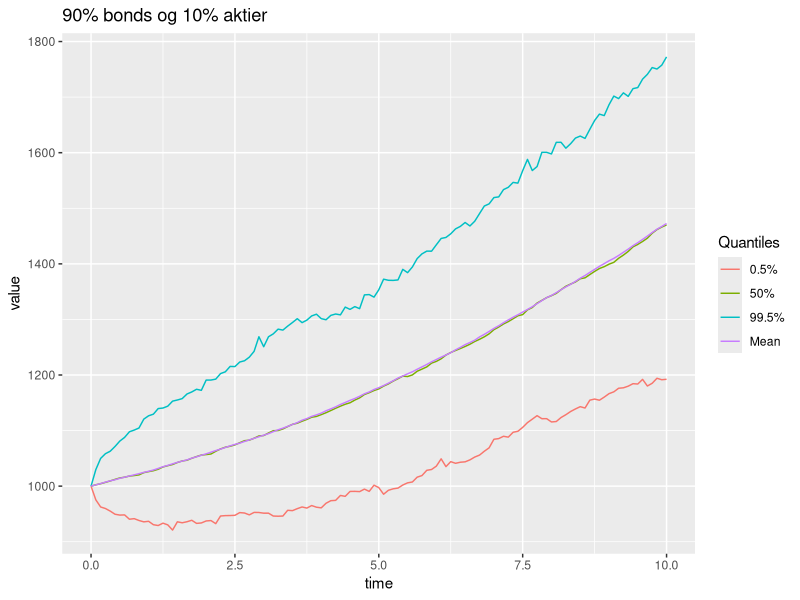
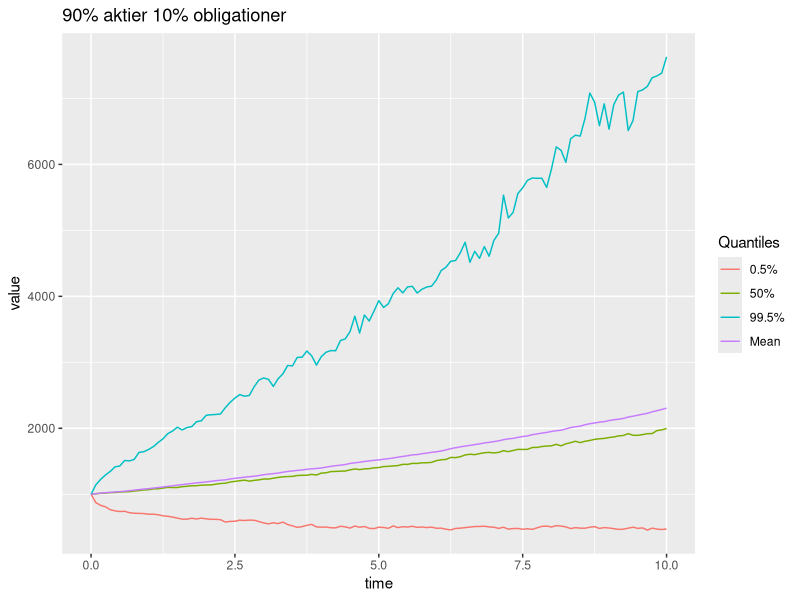
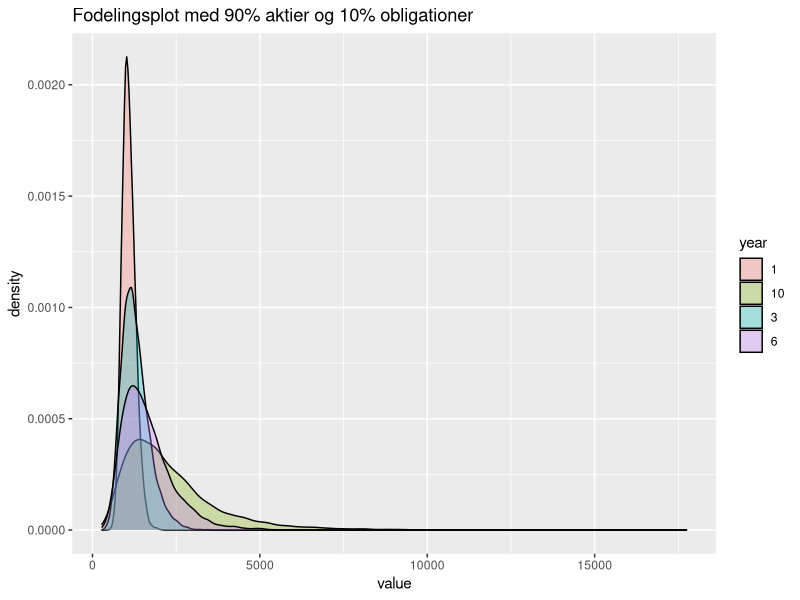
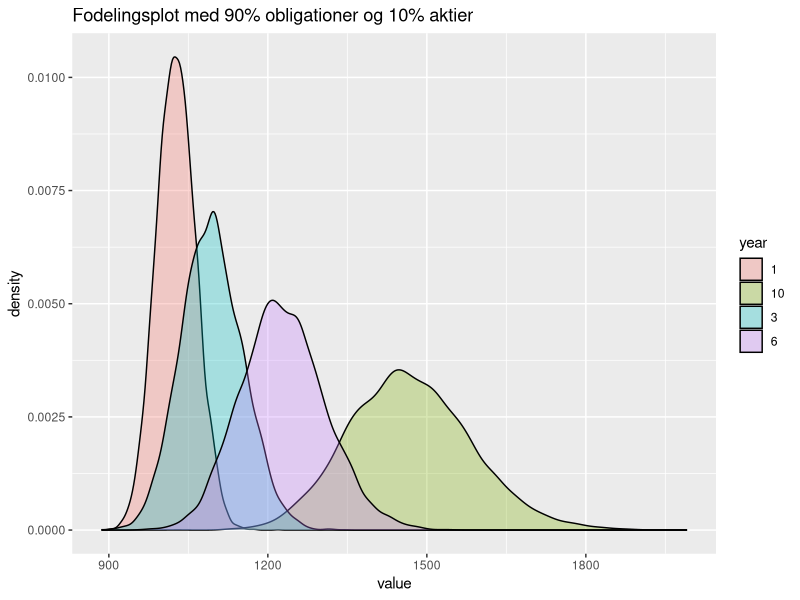
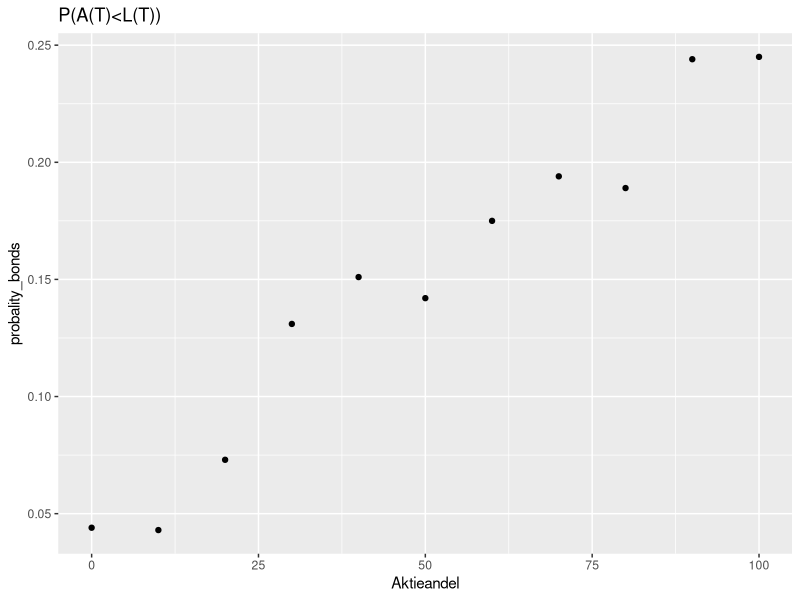
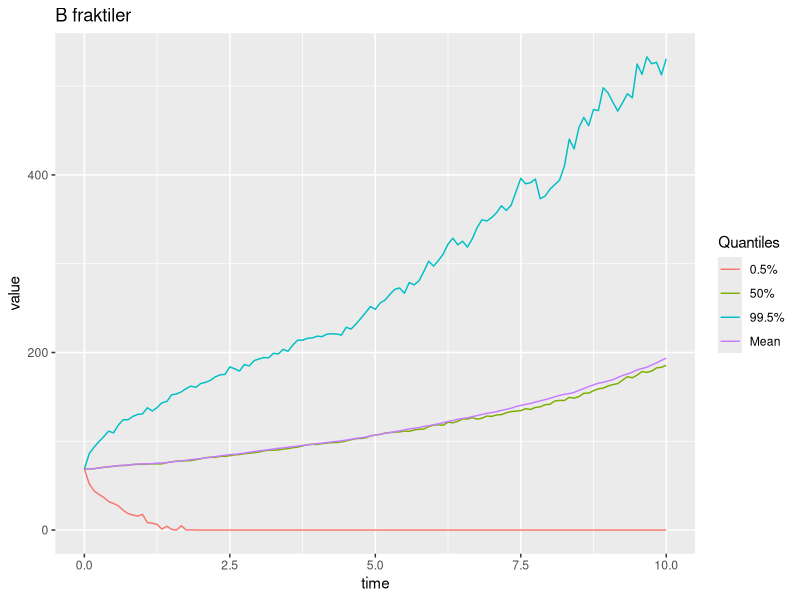
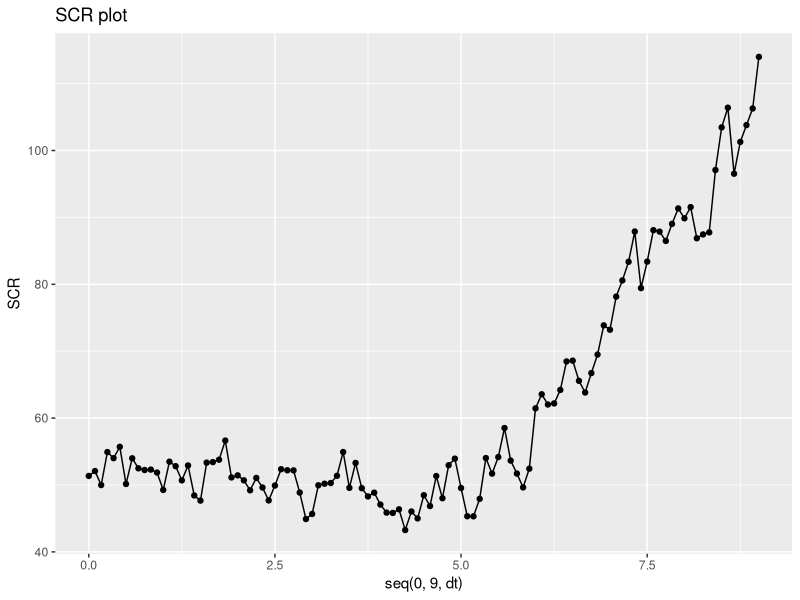
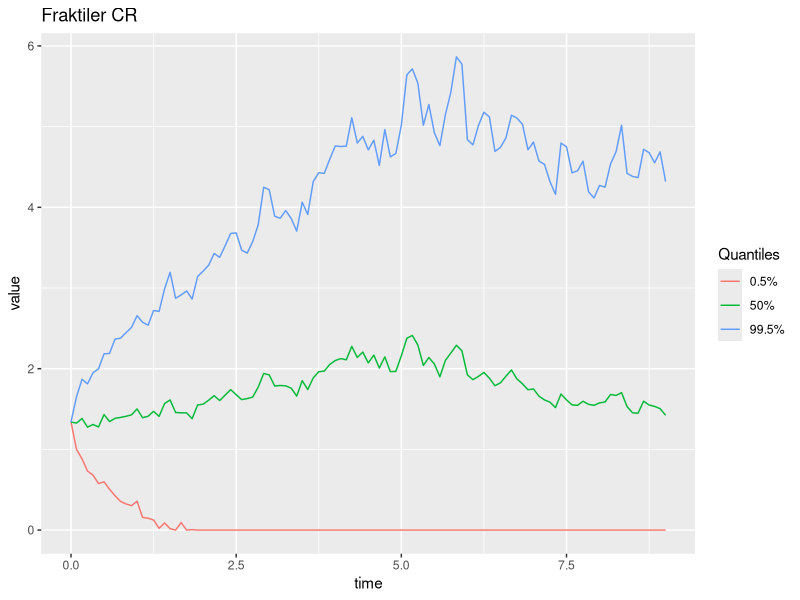

Write the R code that produced these figures, in order.
library(reshape2)
library(ggplot2)
require(gridExtra)
library(pracma)
# simulerer assets

#Model parameter
s0<- 100
r0<- 0.01
a<- 0.15
b<- 0.042
lambda<- -0.23
sigma_r<- 0.01
rho<- -0.15
mu<-0.109
sigma<-0.127
A0<-1000

n <- 10    # MC simulation trials
T <- 10    # total time
m <- 120   # subintervals
dt <- T/m 
  


Assets<-function(dt=1/12,s0=100,r0=0.01,A0=1000,a=0.15,b=0.042,lambda=-0.23,sigma_r=0.01,rho=-0.15,mu=0.09,sigma=0.2, weights,n=1000){
  B <- (1 / a) * (1 - exp(-a * 1:10))
  xij <- rep(1/10,10)
  
  A <- matrix(NA,m+1,n)  
  A[1,] <- A0
  
  r <- matrix(0,m+1,n)  
  r[1,] <- r0
  
  for(j in 1:n){
    for(i in 2:121){
      dw1<-rnorm(n=121,mean=0,sd=1)
      dw3<-rho*dw1+sqrt(1-rho^2)*rnorm(n=121,mean=0,sd=1)
      dr <- a*(b-r[i-1,j])*dt + sigma_r*sqrt(dt)*dw1[i-1]
      r[i,j] <- r[i-1,j] + dr
      dA <-A[i-1,j]* (weights[1] *r[i-1,j]  * dt + weights[2] *(mu*dt+sigma*sqrt(dt)*dw3[i-1]) + 
                        sum(xij * weights[3] * ((r[i-1,j] - lambda * sigma_r * B) * dt - sigma_r * B *sqrt(dt)* dw1[i-1])))
      A[i,j] <- A[i-1,j] + dA
    }
  } 
  return(list(A,r))
}
#plotter 100% i banken
A<-Assets(weights = c(10/10,0/10,0/10),n=10)

time_vector<-seq(0,T,by=dt)
data_plot<- data.frame("time"=time_vector, "paths" = A[[1]])
data_plot<- melt(data_plot,  id = c('time'))

plot_bank <- ggplot(data_plot, aes(time, value)) +
  geom_line(aes(colour = variable)) +
  theme(legend.position = "none")+
ggtitle("100 % Banken ")

#plotter 100% aktier
A<-Assets(weights = c(0/10,10/10,0/10),n=10)

time_vector<-seq(0,T,by=dt)
data_plot<- data.frame("time"=time_vector, "paths" = A[[1]])
data_plot<- melt(data_plot,  id = c('time'))

plot_aktier <- ggplot(data_plot, aes(time, value)) +
  geom_line(aes(colour = variable)) +
  theme(legend.position = "none")+
  ggtitle("100 % Aktier ")

#plotter 100% i obligationer

A<-Assets(weights = c(0/10,0/10,10/10),n=10)

time_vector<-seq(0,T,by=dt)
data_plot<- data.frame("time"=time_vector, "paths" = A[[1]])
data_plot<- melt(data_plot,  id = c('time'))

plot_obli <- ggplot(data_plot, aes(time, value)) +
  geom_line(aes(colour = variable)) +
  theme(legend.position = "none")+
  ggtitle("100 % Obligationer ")





#6.3
#Quantiles for 90% bond 10 % stok
list<-Assets(weights = c(0/10,1/10,9/10))
A<-list[[1]]

meanvector<-rep(NA,121)
for (i in 1:121){
  meanvector[i]<-mean(A[i,])
}

qs <- apply(A, 1, quantile, probs=c(0.005, 0.5, 0.995))
quantiles<-t(rbind(qs,meanvector))
colnames(quantiles)<-c("0.5%","50%", "99.5%","Mean")


time_vector<-seq(0,T,by=dt)
data_plot_6.3<- data.frame("time"=time_vector, "quantiles" = quantiles)
data_plot_6.3<- melt(data_plot_6.3,  id = c('time'))

plot_A_quantiles <- ggplot(data_plot_6.3, aes(time, value)) +
  geom_line(aes(colour = variable)) +
  ggtitle("90% bonds og 10% aktier  ")

plot_A_quantiles+scale_color_hue(name = "Quantiles",labels = c("0.5%","50%", "99.5%","Mean"))

# 90%aktier 10% bonds
list<-Assets(weights = c(0/10,9/10,1/10))
A<-list[[1]]

meanvector<-rep(NA,121)
for (i in 1:121){
  meanvector[i]<-mean(A[i,])
}

qs <- apply(A, 1, quantile, probs=c(0.005, 0.5, 0.995))
quantiles<-t(rbind(qs,meanvector))
colnames(quantiles)<-c("0.5%","50%", "99.5%","Mean")


time_vector<-seq(0,T,by=dt)
data_plot_6.3<- data.frame("time"=time_vector, "quantiles" = quantiles)
data_plot_6.3<- melt(data_plot_6.3,  id = c('time'))

plot_A_quantiles <- ggplot(data_plot_6.3, aes(time, value)) +
  geom_line(aes(colour = variable)) +
  ggtitle("90% aktier 10% obligationer  ")

plot_A_quantiles+scale_color_hue(name = "Quantiles",labels = c("0.5%","50%", "99.5%","Mean"))

#fordelingsplot 10000 simulationer 90 %akiter


n<-10000
list<-Assets(weights = c(0/10,9/10,1/10),n=n)
A<-list[[1]]

asset_dist <- data.frame(year = factor(rep(c("1","3","6","10"), each=n)), 
                         value = c(A[13,], A[37,], A[73,], A[121,]))
ggplot(asset_dist, aes(x=value, fill=year)) + geom_density(alpha=.3)+ggtitle("Fodelingsplot med 90% aktier og 10% obligationer")

#90%obligationer

n<-10000
list<-Assets(weights = c(0/10,1/10,9/10),n=n)
A<-list[[1]]

asset_dist <- data.frame(year = factor(rep(c("1","3","6","10"), each=n)), 
                         value = c(A[13,], A[37,], A[73,], A[121,]))
ggplot(asset_dist, aes(x=value, fill=year)) + geom_density(alpha=.3)+ggtitle("Fodelingsplot med 90% obligationer og 10% aktier")

# Opgave 6.4

n<-1000

premium<-1000
q<-0.025


L<-function(t){
  Liability<-premium*(1+q)^t
  return(Liability) 
}
L_T<-L(10)

probality_bonds<-rep(NA,11)

list<-Assets(A0=1000,weights = c(0/10,0/10,10/10),n=n)
A<-list[[1]]
probality_bonds[1]<-sum(A[121,]<L(10))/n

list<-Assets(A0=1000,weights = c(0/10,1/10,9/10),n=n)
A<-list[[1]]
probality_bonds[2]<-sum(A[121,]<L(10))/n

list<-Assets(A0=1000,weights = c(0/10,2/10,8/10),n=n)
A<-list[[1]]
probality_bonds[3]<-sum(A[121,]<L(10))/n

list<-Assets(A0=1000,weights = c(0/10,3/10,7/10),n=n)
A<-list[[1]]
probality_bonds[4]<-sum(A[121,]<L(10))/n

list<-Assets(A0=1000,weights = c(0/10,4/10,6/10),n=n)
A<-list[[1]]
probality_bonds[5]<-sum(A[121,]<L(10))/n

list<-Assets(A0=1000,weights = c(0/10,5/10,5/10),n=n)
A<-list[[1]]
probality_bonds[6]<-sum(A[121,]<L(10))/n

list<-Assets(A0=1000,weights = c(0/10,6/10,4/10),n=n)
A<-list[[1]]
probality_bonds[7]<-sum(A[121,]<L(10))/n

list<-Assets(A0=1000,weights = c(0/10,7/10,3/10),n=n)
A<-list[[1]]
probality_bonds[8]<-sum(A[121,]<L(10))/n

list<-Assets(A0=1000,weights = c(0/10,8/10,2/10),n=n)
A<-list[[1]]
probality_bonds[9]<-sum(A[121,]<L(10))/n

list<-Assets(A0=1000,weights = c(0/10,9/10,1/10),n=n)
A<-list[[1]]
probality_bonds[10]<-sum(A[121,]<L(10))/n

list<-Assets(A0=1000,weights = c(0/10,10/10,0/10),n=n)
A<-list[[1]]
probality_bonds[11]<-sum(A[121,]<L(10))/n

Aktieandel<-seq(0,100,10)
qplot(Aktieandel,probality_bonds)+ggtitle("P(A(T)<L(T))")
#6.6

VasicekZCBprice <- 
function(r0=0.01, a=0.15, b=0.042, sigma_r=0.01, T=10,t,lambda=-0.23,r){
  b.vas <- (1/a)*(1-exp(-(T-t)*a)) 
  a.vas <- (sigma_r^2/(2*a^2)-b+(lambda*sigma_r)/a)*((T-t)-b.vas)-sigma_r^2/(4*a)*b.vas^2
  return(exp(a.vas-b.vas*r))
}




list<-Assets(weights = c(0,1/10,9/10), A0=1000)
A<-list[[1]]
r<-list[[2]]

#Bonus quantile plot

B<-matrix(NA,121,n)
for (j in 0:n-1){
  for (i in 1:121){
    B[i,j]<-max(A[i,j]-VasicekZCBprice(t=i/12,r=r[i,j])*L_T,0)
  }
}

meanvector_B<-rep(NA,121)
for(i in 1:121){
  meanvector_B[i]<-mean(B[i,])
}

qs <- apply(B, 1, quantile, probs=c(0.005, 0.5, 0.995))
quantiles<-t(rbind(qs,meanvector_B))
colnames(quantiles)<-c("0.5%","50%", "99.5%","Mean")


time_vector<-seq(0,T,by=dt)
data_plot_6.5<- data.frame("time"=time_vector, "quantiles" = quantiles)
data_plot_6.5<- melt(data_plot_6.5,  id = c('time'))

Quantilplot_B <- ggplot(data_plot_6.5, aes(time, value)) +
  geom_line(aes(colour = variable)) +
  ggtitle("B fraktiler ")

Quantilplot_B+scale_color_hue(name = "Quantiles",labels = c("0.5%","50%", "99.5%","Mean"))

#SCR function

Loss<-matrix(NA,109,n)
for (j in 1:n){
  for (i in 1:109){
    Loss[i,j]<-B[i,j]-exp(-mean((r[i:(i+11),])))*B[i+12,j]
  }
}

meanvector_Loss<-rep(NA,109)
for (i in 1:109){
  meanvector_Loss[i]<-mean(Loss[i,])
}


qs <- apply(Loss, 1, quantile, probs=c(0.005, 0.5, 0.995))
quantiles<-t(rbind(qs,meanvector_Loss))
colnames(quantiles)<-c("0.5%","50%", "99.5%","Mean")

SCR<-quantiles[,3]

qplot(seq(0,9,dt), SCR)+geom_line()+ggtitle("SCR plot")

CR<-matrix(NA,109,n)

for(j in 1:n){
  for (i in 1:109){
    CR[i,j]<-B[i,j]/SCR[i]
  }
}



qs <- apply(CR, 1, quantile, probs=c(0.005, 0.5, 0.995))
quantiles<-t(qs)
colnames(quantiles)<-c("0.5%","50%", "99.5%")

time_vector<-seq(0,9,by=dt)
data_plot_6.6<- data.frame("time"=time_vector, "quantiles" = quantiles)
data_plot_6.6<- melt(data_plot_6.6,  id = c('time'))

Quantilplot_CR <- ggplot(data_plot_6.6, aes(time, value)) +
  geom_line(aes(colour = variable)) +
  ggtitle("Fraktiler CR  ")

Quantilplot_CR+scale_color_hue(name = "Quantiles",labels = c("0.5%","50%", "99.5%","Mean"))

TF<-CR<1


for (k in 1:n){
  for(i in 1:109){
    if (TF[i,k]==TRUE){
      TF[i:109,k]=TRUE
    }
  }
}
TF[,1]
prob<-rep(NA,109)
prob[1]<-0
for (i in 1:109){
  prob[i]<-sum(TF[i,])/n
}




qplot(time_vector, prob, ylab="Sandynligheden for insolvens")+ggtitle("Sandynligheden for insolvens til tid t")

#ZCP hedge

A0ny<-1000-VasicekZCBprice(t=0/12,r=r0)*L_T
invest<-Assets(A0=A0ny,weights = c(0,1/10,9/10))
Assets_invest<-invest[[1]]
rZCB<-invest[[2]]

#plot assest
time_vector<-seq(0,T,by=dt)
data_plot<- data.frame("time"=time_vector, "paths" = Assets_invest)
data_plot<- melt(data_plot,  id = c('time'))

plot <- ggplot(data_plot, aes(time, value)) +
  geom_line(aes(colour = variable)) +
  theme(legend.position = "none")+
  ggtitle("Plot ")
plot

Assets_values<-matrix(NA,121,n)
for (k in 1:n){
  for (i in 1:121){
    Assets_values[i,k]<-Assets_invest[i,k]+VasicekZCBprice(t=i-1/12,r=rZCB[i,k])*L_T 
  }
}




B_ZCB<-matrix(NA,121,n)
for (j in 1:n){
  for (i in 1:121){
    B_ZCB[i,j]<-max(Assets_values[i,j]-VasicekZCBprice(t=i-1/12,r=rZCB[i,j])*L_T,0)
  }
}

meanvector_B_ZCB<-rep(NA,121)
for(i in 1:121){
  meanvector_B_ZCB[i]<-mean(B_ZCB[i,])
}

qs <- apply(B_ZCB, 1, quantile, probs=c(0.005, 0.5, 0.995))
quantiles<-t(rbind(qs,meanvector_B_ZCB))
colnames(quantiles)<-c("0.5%","50%", "99.5%","Mean")


time_vector<-seq(0,T,by=dt)
data_plot_ZCB<- data.frame("time"=time_vector, "quantiles" = quantiles)
data_plot_ZCB<- melt(data_plot_ZCB,  id = c('time'))

Quantilplot_B_ZCB <- ggplot(data_plot_ZCB, aes(time, value)) +
  geom_line(aes(colour = variable)) +
  ggtitle("Fraktilplot nulkupon obligation hedge  ")

Quantilplot_B_ZCB+scale_color_hue(name = "Quantiles",labels = c("0.5%","50%", "99.5%","Mean"))

#SCR function

Loss_ZCB<-matrix(NA,109,n)
for (j in 1:n){
  for (i in 1:109){
    Loss_ZCB[i,j]<-B_ZCB[i,j]-exp(-mean((rZCB[i:(i+11),])))*B_ZCB[i+12,j]
  }
}


meanvector_Loss_ZCB<-rep(NA,109)
for (i in 1:109){
  meanvector_Loss_ZCB[i]<-mean(Loss_ZCB[i,])
}


qs <- apply(Loss_ZCB, 1, quantile, probs=c(0.005, 0.5, 0.995))
quantiles<-t(rbind(qs,meanvector_Loss_ZCB))
colnames(quantiles)<-c("0.5%","50%", "99.5%","Mean")

SCR_ZCB<-quantiles[,3]

qplot(seq(0,9,dt), SCR_ZCB)+geom_line()+ggtitle("SCR plot nulkupon hedge")

CR_ZCB<-matrix(NA,109,n)

for(j in 1:n){
  for (i in 1:109){
    CR_ZCB[i,j]<-B_ZCB[i,j]/SCR_ZCB[i]
  }
}



qs <- apply(CR_ZCB, 1, quantile, probs=c(0.005, 0.5, 0.995))
quantiles<-t(qs)
colnames(quantiles)<-c("0.5%","50%", "99.5%")

time_vector<-seq(0,9,by=dt)
data_plot_CR_ZCB<- data.frame("time"=time_vector, "quantiles" = quantiles)
data_plot_CR_ZCB<- melt(data_plot_CR_ZCB,  id = c('time'))

Quantilplot_CR_ZCB <- ggplot(data_plot_CR_ZCB, aes(time, value)) +
  geom_line(aes(colour = variable)) +
  ggtitle("Fraktilplot nulkupon hedge CR ")

Quantilplot_CR_ZCB+scale_color_hue(name = "Quantiles",labels = c("0.5%","50%", "99.5%","Mean"))


#Zero Coupon swap hedge

Assets_swap<-function(dt=1/12,s0=100,r0=0.01,A0=1000,a=0.15,b=0.042,lambda=-0.23,sigma_r=0.01,rho=-0.15,mu=0.09,sigma=0.2, weights=c(0,1/10,9/10),n=1000){
  B <- (1 / a) * (1 - exp(-a * 1:10))
  xij <- rep(1/10,10)
  
  A <- matrix(NA,m+1,n)  
  A[1,] <- A0
  
  r <- matrix(0,m+1,n)  
  r[1,] <- r0
  
  betaling<-matrix(0,m+1,n)
  betaling[1,]<-VasicekZCBprice(t=1/12,r=r0)*L_T*r0*dt
  
  
  for(j in 1:n){
    for(i in 2:121){
      dw1<-rnorm(n=121,mean=0,sd=1)
      dw3<-rho*dw1+sqrt(1-rho^2)*rnorm(n=121,mean=0,sd=1)
      dr <- a*(b-r[i-1,j])*dt + sigma_r*sqrt(dt)*dw1[i-1]
      r[i,j] <- r[i-1,j] + dr
      dA <-A[i-1,j]* (weights[1] *r[i-1,j]  * dt + weights[2] *(mu*dt+sigma*sqrt(dt)*dw3[i-1]) + 
                        sum(xij * weights[3] * ((r[i-1,j] - lambda * sigma_r * B) * dt - sigma_r * B *sqrt(dt)* dw1[i-1])))
      betaling[i,j]<-VasicekZCBprice(t=1/12,r=r0)*L_T*r[i-1,j]*dt
      A[i,j] <- A[i-1,j] + dA - betaling[i,j]
    }
  } 
  return(list(A,r,betaling))
}
swap_invest<-Assets_swap()
r_swap<-swap_invest[[2]]
Aswap_invest<-swap_invest[[1]]
betaling<-swap_invest[[3]]



Nyassets_swap<-matrix(NA,121,n)
for(k in 1:n){
  for(i in 1:121){
    Nyassets_swap[i,k]<-Aswap_invest[i,k]+VasicekZCBprice(t=i/12,r=r_swap[i,k])*L_T
  }
}


B_swap<-matrix(NA,121,n)
for (j in 1:n){
  for (i in 1:121){
    B_swap[i,j]<-max(Nyassets_swap[i,j]-(VasicekZCBprice(t=i/12,r=r_swap[i,j])*L_T+VasicekZCBprice(t=1/12,r=r0)*L_T),0)
  }
}

meanvector_B_swap<-rep(NA,121)
for(i in 1:121){
  meanvector_B_swap[i]<-mean(B_swap[i,])
}

qs <- apply(B_swap, 1, quantile, probs=c(0.005, 0.5, 0.995))
quantiles<-t(rbind(qs,meanvector_B_swap))
colnames(quantiles)<-c("0.5%","50%", "99.5%","Mean")


time_vector<-seq(0,T,by=dt)
data_plot_swap<- data.frame("time"=time_vector, "quantiles" = quantiles)
data_plot_swap<- melt(data_plot_swap,  id = c('time'))

Quantilplot_B_swap <- ggplot(data_plot_swap, aes(time, value)) +
  geom_line(aes(colour = variable)) +
  ggtitle("Quantile plot B_swap ")

Quantilplot_B_swap+scale_color_hue(name = "Quantiles",labels = c("0.5%","50%", "99.5%","Mean"))


#SCR

Loss_swap<-matrix(NA,109,n)
for (j in 1:n){
  for (i in 1:109){
    Loss_swap[i,j]<-B_swap[i,j]-exp(-mean((r_swap[i:(i+11),])))*B_swap[i+12,j]
  }
}

meanvector_Loss_swap<-rep(NA,109)
for (i in 1:109){
  meanvector_Loss_swap[i]<-mean(Loss_swap[i,])
}


qs <- apply(Loss_swap, 1, quantile, probs=c(0.005, 0.5, 0.995))
quantiles<-t(rbind(qs,meanvector_Loss_swap))
colnames(quantiles)<-c("0.5%","50%", "99.5%","Mean")

SCR_swap<-quantiles[,3]

qplot(seq(0,9,dt), SCR_swap)+geom_line()+ggtitle("SCR plot nulkupon swap hedge")

CR_swap<-matrix(NA,109,n)

for(j in 1:n){
  for (i in 1:109){
    CR_swap[i,j]<-B_swap[i,j]/SCR_swap[i]
  }
}



qs <- apply(CR_swap, 1, quantile, probs=c(0.005, 0.5, 0.995))
quantiles<-t(qs)
colnames(quantiles)<-c("0.5%","50%", "99.5%")

time_vector<-seq(0,9,by=dt)
data_plot_CR_swap<- data.frame("time"=time_vector, "quantiles" = quantiles)
data_plot_CR_swap<- melt(data_plot_CR_swap,  id = c('time'))

Quantilplot_CR_swap <- ggplot(data_plot_CR_swap, aes(time, value)) +
  geom_line(aes(colour = variable)) +
  ggtitle("Quantile plot CR ZCB  swap ")

Quantilplot_CR_swap+scale_color_hue(name = "Quantiles",labels = c("0.5%","50%", "99.5%","Mean"))
#sandsynlighedsplot
TF_swap<-CR_swap<1


for (k in 1:n){
  for(i in 1:109){
    if (TF_swap[i,k]==TRUE){
      TF_swap[i:109,k]=TRUE
    }
  }
}
TF[,1]
prob_swap<-rep(NA,109)
prob_swap[1]<-0
for (i in 1:109){
  prob_swap[i]<-sum(TF_swap[i,])/n
}


qplot(time_vector, prob_swap, ylab ="sandsynlighed for insolvens")+ggtitle("Sandsynlighedsplot")

#6.9

Assets_underQ<-function(dt=1/12,s0=100,r0=0.01,A0=1000,a=0.15,b=0.042,lambda=-0.23,sigma_r=0.01,rho=-0.15,mu=0.09,sigma=0.2, weights,n=1000){
  B <- (1 / a) * (1 - exp(-a * 1:10))
  xij <- rep(1/10,10)
  
  A <- matrix(NA,m+1,n)  
  A[1,] <- A0
  
  r <- matrix(0,m+1,n)  
  r[1,] <- r0
  
  for(j in 1:n){
    for(i in 2:121){
      dw1<-rnorm(n=121,mean=0,sd=1)
      dw3<-rho*dw1+sqrt(1-rho^2)*rnorm(n=121,mean=0,sd=1)
      dr <- a*(b-(lambda*sigma_r)/a-r[i-1,j])*dt + sigma_r*sqrt(dt)*dw1[i-1]
      r[i,j] <- r[i-1,j] + dr
      dA <-A[i-1,j]* (weights[1] *r[i-1,j]  * dt + weights[2] *(r[i-1,j]*dt+sigma*sqrt(dt)*dw3[i-1]) + 
                        sum(xij * weights[3] * (r[i-1,j] * dt - sigma_r * B *sqrt(dt)* dw1[i-1])))
      A[i,j] <- A[i-1,j] + dA
    }
  } 
  return(list(A,r))
}

list<-Assets_underQ(weights = c(0,1/10,9/10))
AQ<-list[[1]]
bonusoption<-rep(NA,1000)
for (i in 1:1000){
  bonusoption[i]<-max(AQ[121,i]-L_T,0)
}
ydelse<-VasicekZCBprice(t=1,r=r0)*mean(bonusoption)


L<-function(t){
  Liability<-premium*(1+q)^t
  return(Liability) 
}

bonusoptions2<-matrix(NA,1000,10)
for (k in 1:1000){
  for (i in 1:10){
    bonusoptions2[k,i]<-max(AQ[i*12,k]-L(i),0)
  }
}
meanbonus<-rep(NA,10)
for (i in 1:10){
  meanbonus[i]<-mean(bonusoptions2[,i])
}
diskon<-VasicekZCBprice(t=1,r=r0)*meanbonus
sum(diskon)
# finder eta

bisect(function(eta){return(VasicekZCBprice(t=0,r=r0)*(L(10)+eta*(mean(bonusoption)))-1000)},0,1)

  